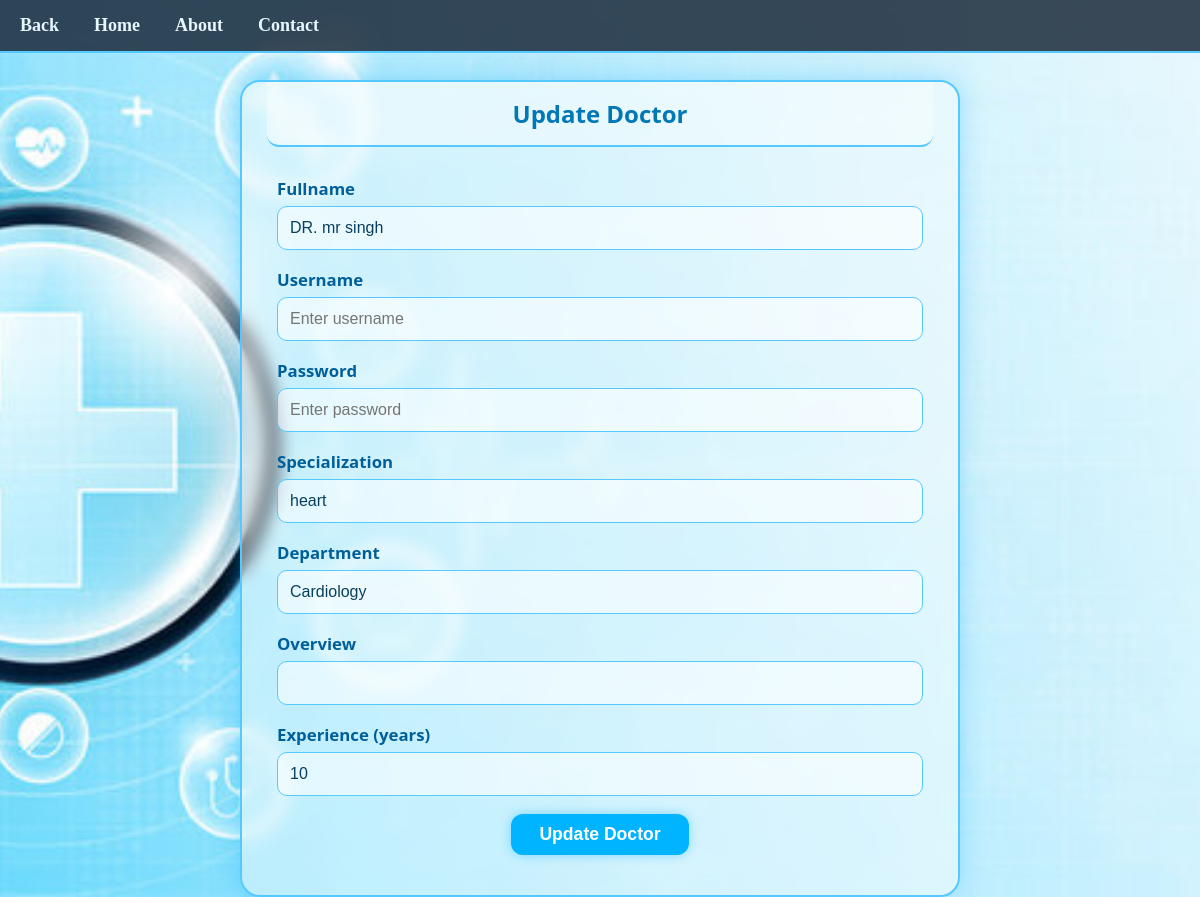
The app's page /edit_doct/1 with its own data.
### tables this page shows
CREATE TABLE doctors (
            id INTEGER PRIMARY KEY AUTOINCREMENT,
            user_id INTEGER NOT NULL,
            fullname TEXT NOT NULL,
            specialization TEXT NOT NULL,
            department TEXT NOT NULL,
            experience INTEGER,
            FOREIGN KEY (user_id) REFERENCES users(id) ON DELETE CASCADE
        );

### app.py (the view, shortened to what this page needs)
@app.route("/edit_doct/<int:id>", methods=["GET","POST"])
def edit_doct(id):
    conn = module.host_get_db()
    curr = conn.cursor()
    curr.execute("""
        SELECT d.*, u.fullname AS user_fullname, u.username
        FROM doctors d
        JOIN users u ON d.user_id = u.id
        WHERE d.id = ?
    """, (id,))
    doctor = curr.fetchone()
    if not doctor:
        curr.close()
        conn.close()
        return "Doctor not found", 404
    curr.close()
    conn.close()
    return render_template("edit_doct.html", doctor=doctor)

### module.py (called while the page is built)
def host_get_db():
    conn = sqlite3.connect('hospital.db')
    conn.row_factory=sqlite3.Row
    conn.execute("PRAGMA foreign_keys = ON")  # enforce FK constraints
    return conn

### templates/edit_doct.html (shortened to what this page needs)
<!DOCTYPE html>
<html lang="en">
  <head>
    <link rel="stylesheet" href="/static/new_doct.css" />
  </head>
  <body>
    <nav class="navbar">
      <ul class="nav-links">
        <li><a href="{{ url_for('admin') }}">Back</a></li>
        <li><a href="{{ url_for('login') }}">Home</a></li>
        <li><a href="/about">About</a></li>
        <li><a href="/contact">Contact</a></li>
      </ul>
    </nav>
    <div class="admin_main">
      <div class="admin_block">
        <div id="header">
          <h1>Update Doctor</h1>
        </div>
        <div id="main">
          <div id="content">
            <form action="/edit_doct/{{ doctor.id }}" method="POST">
              <div class="form-field">
                <label for="fullname">Fullname</label>
                <input
                  id="fullname"
                  name="fullname"
                  type="text"
                  value="{{ doctor.fullname }}"
                  required
                />
              </div>
              <div class="form-field">
                <label for="username">Username</label>
                <input
                  id="username"
                  name="username"
                  type="text"
                  placeholder="Enter username"
                  required
                />
              </div>
              <div class="form-field">
                <label for="password">Password</label>
                <input
                  id="password"
                  name="password"
                  type="password"
                  placeholder="Enter password"
                  required
                />
              </div>
              <div class="form-field">
                <label for="specialization">Specialization</label>
                <input
                  id="specialization"
                  name="specialization"
                  type="text"
                  value="{{ doctor.specialization }}"
                  required
                />
              </div>
              <div class="form-field">
                <label for="department">Department</label>
                <input
                  id="department"
                  name="department"
                  type="text"
                  value="{{ doctor.department }}"
                  required
                />
              </div>
              <div class="form-field">
                <label for="overview">Overview</label>
                <input
                  id="overview"
                  name="overview"
                  type="text"
                  value="{{ doctor.overview }}"
                  required
                />
              </div>
              <div class="form-field">
                <label for="experience">Experience (years)</label>
                <input
                  id="experience"
                  name="experience"
                  type="number"
                  value="{{ doctor.experience }}"
                  required
                />
              </div>
              <div class="actions">
                <button type="submit">Update Doctor</button>
              </div>
            </form>
          </div>
        </div>
      </div>
    </div>
  </body>
</html>

### static/new_doct.css (style rules this page uses)
* { margin: 0; padding: 0; box-sizing: border-box; }
.navbar { width: 100%; background: rgba(26, 42, 58, 0.85); padding: 15px 20px; position: fixed; top: 0; left: 0; z-index: 999; border-bottom: 2px solid #55c9ff; backdrop-filter: blur(6px); }
.nav-links { list-style: none; display: flex; gap: 35px; }
.nav-links li a { color: #e6f7ff; text-decoration: none; font-size: 18px; font-weight: 600; transition: 0.3s; }
.admin_main { padding-top: 100px; }
.admin_main { min-height: 100vh; display: flex; justify-content: center; align-items: flex-start; padding-top: 40px; background: url(image3.jpg) no-repeat center center fixed; background-size: cover; font-family: 'Segoe UI', Tahoma, sans-serif; }
.admin_block { width: 60%; background: rgba(255, 255, 255, 0.45); border: 2px solid #55c9ff; border-radius: 20px; padding: 0 25px 30px 25px; margin: 40px 0 0 0; backdrop-filter: blur(8px); box-shadow: 0 0 25px rgba(0, 170, 255, 0.3); animation: fadeIn 0.8s ease-out; }
#header { background: rgba(255, 255, 255, 0.38); border-bottom: 2px solid #55c9ff; padding: 15px; border-radius: 0 0 12px 12px; text-align: center; }
#header h1 { color: #0077b6; font-size: 1.5em; }
#main { margin-top: 20px; }
#content { padding: 10px; }
.form-field { margin-bottom: 18px; }
label { display: block; font-weight: bold; color: #005f99; margin-bottom: 6px; font-size: 1.05em; }
input { width: 100%; padding: 12px; border-radius: 10px; border: 1px solid #55c9ff; background: rgba(255, 255, 255, 0.55); outline: none; color: #093f5d; font-size: 1em; transition: 0.3s; }
.actions { text-align: center; margin-top: 18px; }
button { background: #00b4ff; color: white; padding: 10px 28px; border-radius: 12px; border: none; font-size: 1.1em; font-weight: bold; cursor: pointer; box-shadow: 0 0 12px rgba(0, 170, 255, 0.4); transition: 0.3s; }

### records on screen
doctors: fullname "DR. mr singh", specialization "heart", department "Cardiology", experience "10"
